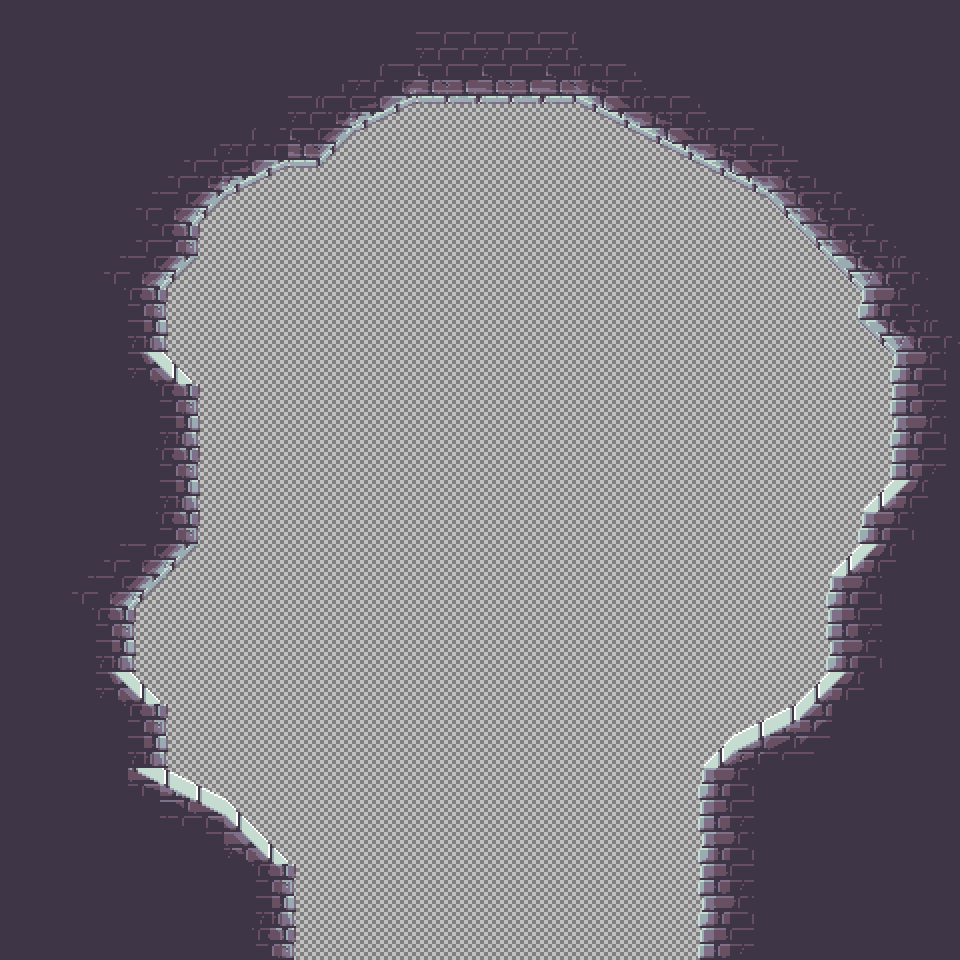

This game map was drawn from its Tiled (.tmx) file and the tilesets committed beside it. A one-line description and the trimmed map source follow:
An orthogonal 30x30 tile map with 32x32 px tiles, 4 tile layers (Dangers, Wire, Ground, Detail), 2 tilesets.

<map version="1.5" tiledversion="1.6.0" orientation="orthogonal" renderorder="right-down" width="30" height="30" tilewidth="32" tileheight="32" infinite="0" nextlayerid="5" nextobjectid="1">
 <tileset firstgid="1" source="../../Tile Sets/Grass Wireframe.tsx" />
 <tileset firstgid="17" source="../../Tile Sets/1.3 bricks.tsx" />
 <layer id="1" name="Dangers" width="30" height="30">
  <data>[900 cells, 0 non-empty, 0 distinct tile ids]</data>
 </layer>
 <layer id="2" name="Wire" width="30" height="30">
  <data>[900 cells, 900 non-empty, 14 distinct tile ids]</data>
 </layer>
 <layer id="3" name="Ground" width="30" height="30">
  <data>[900 cells, 446 non-empty, 63 distinct tile ids]</data>
 </layer>
 <layer id="4" name="Detail" width="30" height="30">
  <data>[900 cells, 52 non-empty, 13 distinct tile ids]</data>
 </layer>
</map>
